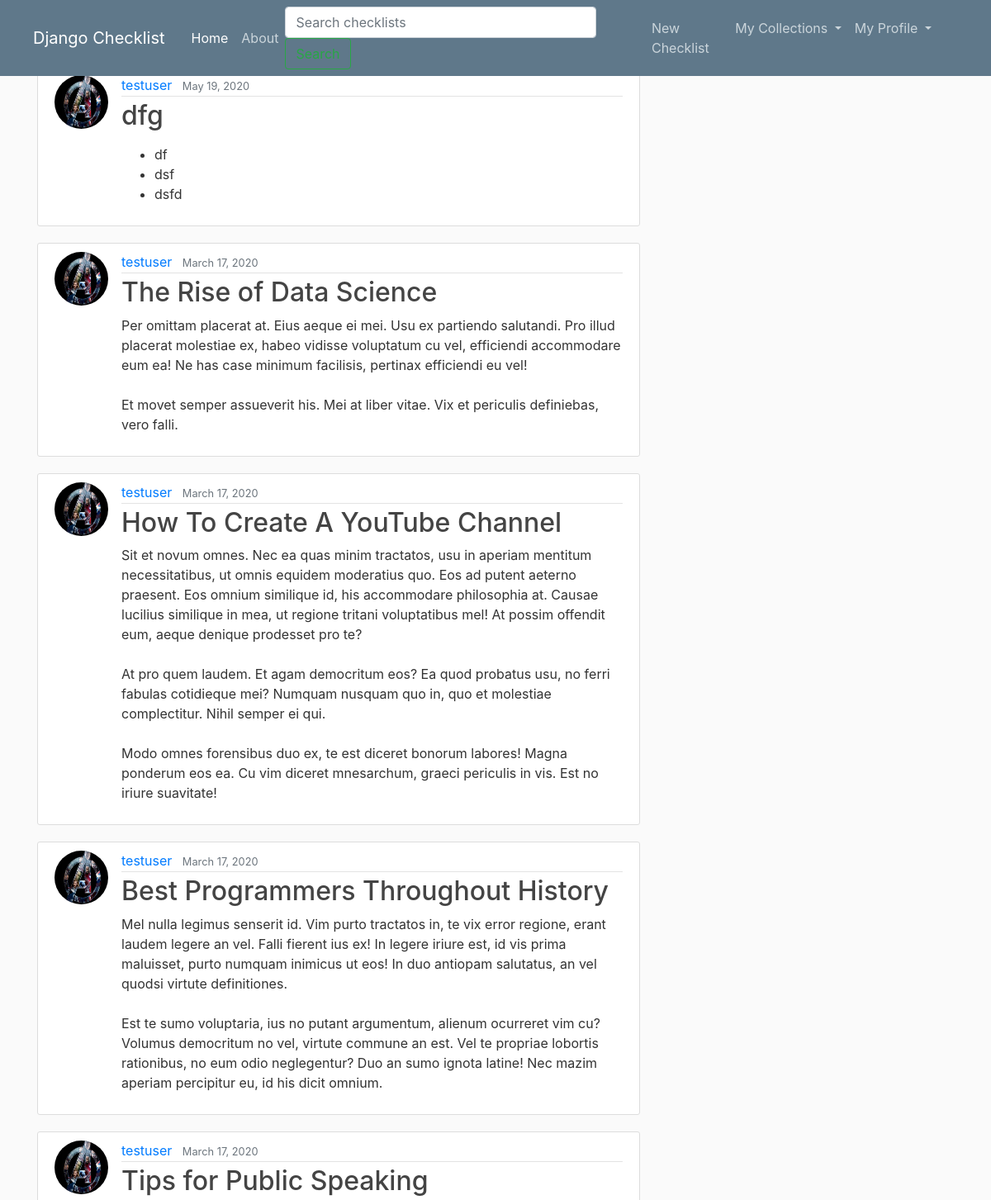
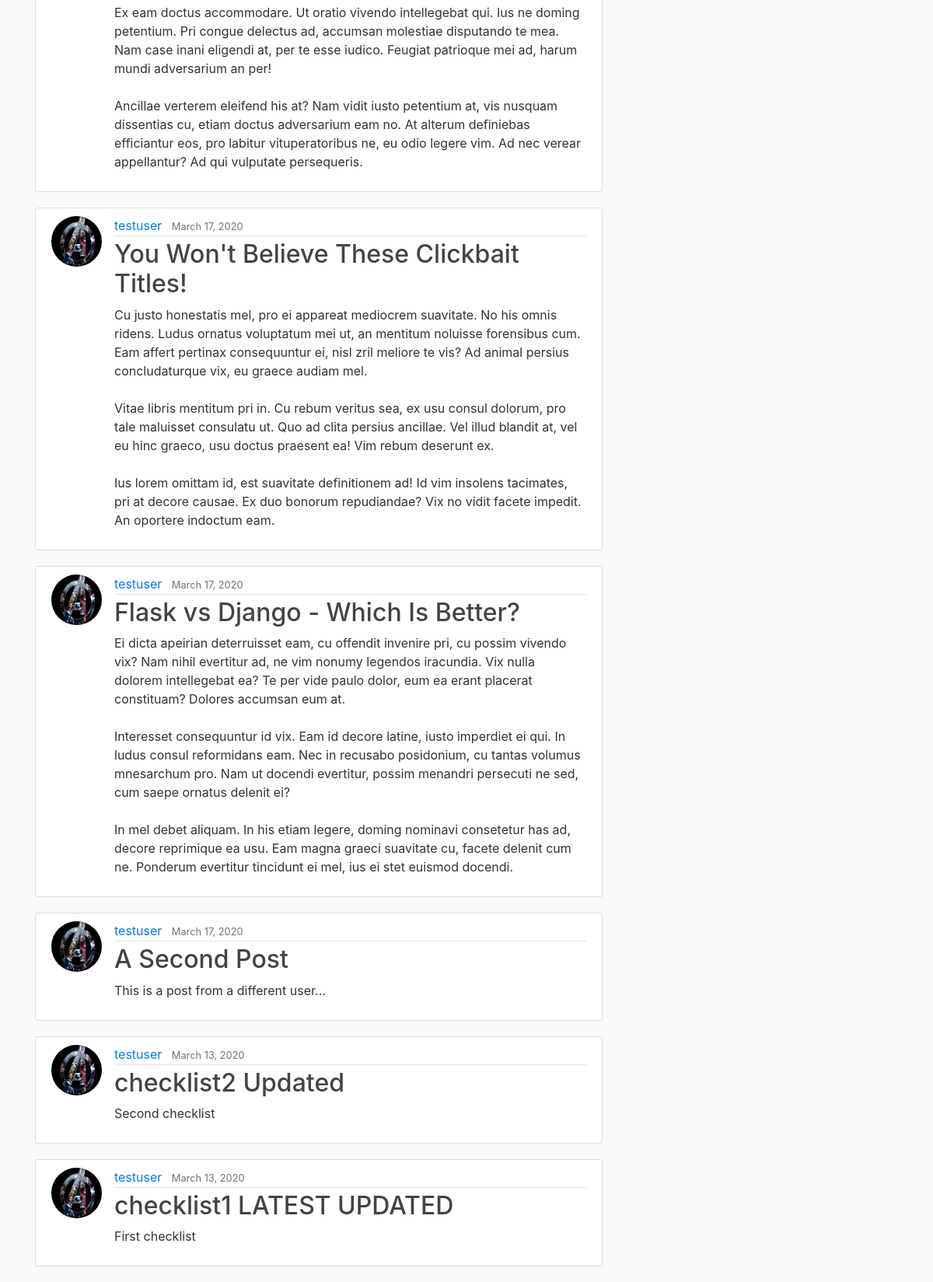
The page /mychecklist/ (signed in) on the database its author committed (2 pictures, top to bottom).
### checklist/models.py (models this page shows, shortened)
class Checklist(models.Model):
	title = models.CharField(max_length=100)
	content = RichTextField()
	date_posted = models.DateTimeField(default=timezone.now)
	author = models.ForeignKey(User, on_delete = models.CASCADE)
	visibility = models.IntegerField(default=0)

### users/models.py (models this page shows, shortened)
class Profile(models.Model):
	user = models.OneToOneField(User, on_delete = models.CASCADE)
	image = models.ImageField(default='default.jpg', upload_to='profile_pics')

### checklist/views.py (the view)
# urls.py: path('mychecklist/', views.mychecklist, name='checklist-mychecklist'),
def mychecklist(request):
	context = {
		'checklists_var': request.user.checklist_set.all().order_by('-date_posted'),
		'title': 'My Checklists'
	}
	return render(request, 'checklist/mychecklist.html', context) # because render looks in templates subdirectory, by default

### checklist/templates/checklist/mychecklist.html
{% extends "checklist/base.html" %}
{% block content %}
	{% for checklist in checklists_var %}
		<article class="media content-section">
			<img class="rounded-circle article-img" src="{{ checklist.author.profile.image.url }}">
		  <div class="media-body">
		    <div class="article-metadata">
		      <a class="mr-2" href="{% url 'user-checklists' checklist.author.username %}">{{ checklist.author }}</a>
		      <small class="text-muted">{{ checklist.date_posted|date:'F d, Y' }}</small>
		    </div>
		    <h2><a class="article-title" href="#">{{ checklist.title }}</a></h2>
		    <p class="article-content">{{ checklist.content|safe }}</p>
		  </div>
		</article>
	{% endfor %}
{% endblock %}

### checklist/static/checklist/main.css (style rules this page uses)
body { background: #fafafa; color: #333333; margin-top: 5rem; }
h1, h2, h3, h4, h5, h6 { color: #444444; }
ul { margin: 0; }
.content-section { background: #ffffff; padding: 10px 20px; border: 1px solid #dddddd; border-radius: 3px; margin-bottom: 20px; }
.article-title { color: #444444; }
.article-content { white-space: pre-line; }
.article-img { height: 65px; width: 65px; margin-right: 16px; }
.article-metadata { padding-bottom: 1px; margin-bottom: 4px; border-bottom: 1px solid #e3e3e3 }

### rows shown on the page
Checklist: author.profile.image (placeholder picture), author "testuser", date_posted "May 19, 2020", title "dfg", content "df dsf dsfd"
Checklist: author.profile.image (placeholder picture), author "testuser", date_posted "March 17, 2020", title "The Rise of Data Science", content "Per omittam placerat at. Eius aeque ei mei. Usu ex partiendo salutandi. Pro illud placerat molestiae ex, habeo vidisse voluptatum cu vel, efficiendi accommodare eum ea! Ne has case minimum facilisis, pertinax efficiendi eu vel! Et movet semper assueverit his. Mei at liber vitae. Vix et periculis definiebas, vero falli."
Checklist: author.profile.image (placeholder picture), author "testuser", date_posted "March 17, 2020", title "How To Create A YouTube Channel", content "Sit et novum omnes. Nec ea quas minim tractatos, usu in aperiam mentitum necessitatibus, ut omnis equidem moderatius quo. Eos ad putent aeterno praesent. Eos omnium similique id, his accommodare philosophia at. Causae lucilius similique in mea, ut regione tritani voluptatibus mel! At possim offendit eum, aeque denique prodesset pro te? At pro quem laudem. Et agam democritum eos? Ea quod probatus usu, no ferri fabulas cotidieque mei? Numquam nusquam quo in, quo et molestiae complectitur. Nihil semper ei qui. Modo omnes forensibus duo ex, te est diceret bonorum labores! Magna ponderum eos ea. Cu vim diceret mnesarchum, graeci periculis in vis. Est no iriure suavitate!"
Checklist: author.profile.image (placeholder picture), author "testuser", date_posted "March 17, 2020", title "Best Programmers Throughout History", content "Mel nulla legimus senserit id. Vim purto tractatos in, te vix error regione, erant laudem legere an vel. Falli fierent ius ex! In legere iriure est, id vis prima maluisset, purto numquam inimicus ut eos! In duo antiopam salutatus, an vel quodsi virtute definitiones. Est te sumo voluptaria, ius no putant argumentum, alienum ocurreret vim cu? Volumus democritum no vel, virtute commune an est. Vel te propriae lobortis rationibus, no eum odio neglegentur? Duo an sumo ignota latine! Nec mazim aperiam percipitur eu, id his dicit omnium."
Checklist: author.profile.image (placeholder picture), author "testuser", date_posted "March 17, 2020", title "Tips for Public Speaking", content "Ex eam doctus accommodare. Ut oratio vivendo intellegebat qui. Ius ne doming petentium. Pri congue delectus ad, accumsan molestiae disputando te mea. Nam case inani eligendi at, per te esse iudico. Feugiat patrioque mei ad, harum mundi adversarium an per! Ancillae verterem eleifend his at? Nam vidit iusto petentium at, vis nusquam dissentias cu, etiam doctus adversarium eam no. At alterum definiebas efficiantur eos, pro labitur vituperatoribus ne, eu odio legere vim. Ad nec verear appellantur? Ad qui vulputate persequeris."
Checklist: author.profile.image (placeholder picture), author "testuser", date_posted "March 17, 2020", title "You Won't Believe These Clickbait Titles!", content "Cu justo honestatis mel, pro ei appareat mediocrem suavitate. No his omnis ridens. Ludus ornatus voluptatum mei ut, an mentitum noluisse forensibus cum. Eam affert pertinax consequuntur ei, nisl zril meliore te vis? Ad animal persius concludaturque vix, eu graece audiam mel. Vitae libris mentitum pri in. Cu rebum veritus sea, ex usu consul dolorum, pro tale maluisset consulatu ut. Quo ad clita persius ancillae. Vel illud blandit at, vel eu hinc graeco, usu doctus praesent ea! Vim rebum deserunt ex. Ius lorem omittam id, est suavitate definitionem ad! Id vim insolens tacimates, pri at decore causae. Ex duo bonorum repudiandae? Vix no vidit facete impedit. An oportere indoctum eam."
Checklist: author.profile.image (placeholder picture), author "testuser", date_posted "March 17, 2020", title "Flask vs Django - Which Is Better?", content "Ei dicta apeirian deterruisset eam, cu offendit invenire pri, cu possim vivendo vix? Nam nihil evertitur ad, ne vim nonumy legendos iracundia. Vix nulla dolorem intellegebat ea? Te per vide paulo dolor, eum ea erant placerat constituam? Dolores accumsan eum at. Interesset consequuntur id vix. Eam id decore latine, iusto imperdiet ei qui. In ludus consul reformidans eam. Nec in recusabo posidonium, cu tantas volumus mnesarchum pro. Nam ut docendi evertitur, possim menandri persecuti ne sed, cum saepe ornatus delenit ei? In mel debet aliquam. In his etiam legere, doming nominavi consetetur has ad, decore reprimique ea usu. Eam magna graeci suavitate cu, facete delenit cum ne. Ponderum…"
Checklist: author.profile.image (placeholder picture), author "testuser", date_posted "March 17, 2020", title "A Second Post", content "This is a post from a different user..."
Checklist: author.profile.image (placeholder picture), author "testuser", date_posted "March 13, 2020", title "checklist2 Updated", content "Second checklist"
Checklist: author.profile.image (placeholder picture), author "testuser", date_posted "March 13, 2020", title "checklist1 LATEST UPDATED", content "First checklist"
